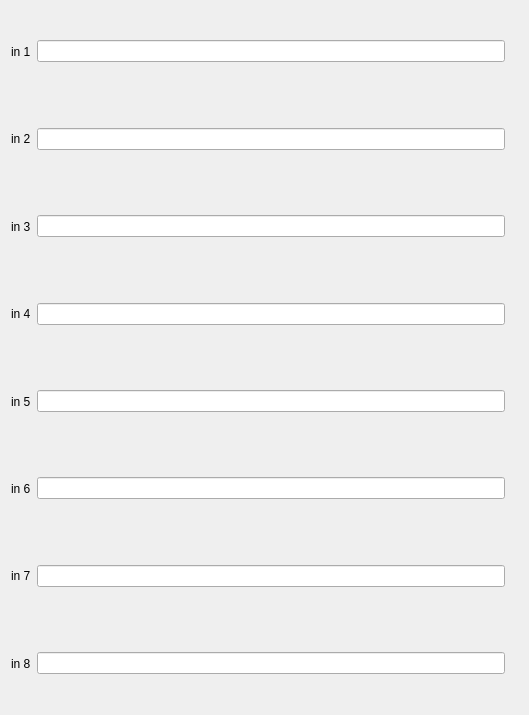
<?xml version="1.0" encoding="UTF-8"?>
<ui version="4.0">
 <class>Form</class>
 <widget class="QWidget" name="Form">
  <property name="geometry">
   <rect>
    <x>0</x>
    <y>0</y>
    <width>529</width>
    <height>715</height>
   </rect>
  </property>
  <property name="windowTitle">
   <string>Form</string>
  </property>
  <layout class="QVBoxLayout" name="verticalLayout">
   <item>
    <layout class="QHBoxLayout" name="horizontalLayout_6">
     <item>
      <widget class="QLabel" name="label_6">
       <property name="text">
        <string>in 1</string>
       </property>
      </widget>
     </item>
     <item>
      <widget class="PyDMLineEdit" name="PyDMLineEdit_6">
       <property name="toolTip">
        <string/>
       </property>
       <property name="channel" stdset="0">
        <string>ca://${SWITCH}:setOut1</string>
       </property>
      </widget>
     </item>
     <item>
      <widget class="PyDMLabel" name="pyDMLabel_6">
       <property name="toolTip">
        <string/>
       </property>
       <property name="channel" stdset="0">
        <string>ca://${SWITCH}:getChan1</string>
       </property>
      </widget>
     </item>
    </layout>
   </item>
   <item>
    <layout class="QHBoxLayout" name="horizontalLayout">
     <item>
      <widget class="QLabel" name="label">
       <property name="text">
        <string>in 2</string>
       </property>
      </widget>
     </item>
     <item>
      <widget class="PyDMLineEdit" name="PyDMLineEdit">
       <property name="toolTip">
        <string/>
       </property>
       <property name="channel" stdset="0">
        <string>ca://${SWITCH}:setOut2</string>
       </property>
      </widget>
     </item>
     <item>
      <widget class="PyDMLabel" name="pyDMLabel">
       <property name="toolTip">
        <string/>
       </property>
       <property name="channel" stdset="0">
        <string>ca://${SWITCH}:getChan2</string>
       </property>
      </widget>
     </item>
    </layout>
   </item>
   <item>
    <layout class="QHBoxLayout" name="horizontalLayout_2">
     <item>
      <widget class="QLabel" name="label_2">
       <property name="text">
        <string>in 3</string>
       </property>
      </widget>
     </item>
     <item>
      <widget class="PyDMLineEdit" name="PyDMLineEdit_2">
       <property name="toolTip">
        <string/>
       </property>
       <property name="channel" stdset="0">
        <string>ca://${SWITCH}:setOut3</string>
       </property>
      </widget>
     </item>
     <item>
      <widget class="PyDMLabel" name="pyDMLabel_2">
       <property name="toolTip">
        <string/>
       </property>
       <property name="channel" stdset="0">
        <string>ca://${SWITCH}:getChan3</string>
       </property>
      </widget>
     </item>
    </layout>
   </item>
   <item>
    <layout class="QHBoxLayout" name="horizontalLayout_3">
     <item>
      <widget class="QLabel" name="label_3">
       <property name="text">
        <string>in 4</string>
       </property>
      </widget>
     </item>
     <item>
      <widget class="PyDMLineEdit" name="PyDMLineEdit_3">
       <property name="toolTip">
        <string/>
       </property>
       <property name="channel" stdset="0">
        <string>ca://${SWITCH}:setOut4</string>
       </property>
      </widget>
     </item>
     <item>
      <widget class="PyDMLabel" name="pyDMLabel_3">
       <property name="toolTip">
        <string/>
       </property>
       <property name="channel" stdset="0">
        <string>ca://${SWITCH}:getChan4</string>
       </property>
      </widget>
     </item>
    </layout>
   </item>
   <item>
    <layout class="QHBoxLayout" name="horizontalLayout_4">
     <item>
      <widget class="QLabel" name="label_4">
       <property name="text">
        <string>in 5</string>
       </property>
      </widget>
     </item>
     <item>
      <widget class="PyDMLineEdit" name="PyDMLineEdit_4">
       <property name="toolTip">
        <string/>
       </property>
       <property name="channel" stdset="0">
        <string>ca://${SWITCH}:setOut5</string>
       </property>
      </widget>
     </item>
     <item>
      <widget class="PyDMLabel" name="pyDMLabel_4">
       <property name="toolTip">
        <string/>
       </property>
       <property name="channel" stdset="0">
        <string>ca://${SWITCH}:getChan5</string>
       </property>
      </widget>
     </item>
    </layout>
   </item>
   <item>
    <layout class="QHBoxLayout" name="horizontalLayout_5">
     <item>
      <widget class="QLabel" name="label_5">
       <property name="text">
        <string>in 6</string>
       </property>
      </widget>
     </item>
     <item>
      <widget class="PyDMLineEdit" name="PyDMLineEdit_5">
       <property name="toolTip">
        <string/>
       </property>
       <property name="channel" stdset="0">
        <string>ca://${SWITCH}:setOut6</string>
       </property>
      </widget>
     </item>
     <item>
      <widget class="PyDMLabel" name="pyDMLabel_5">
       <property name="toolTip">
        <string/>
       </property>
       <property name="channel" stdset="0">
        <string>ca://${SWITCH}:getChan6</string>
       </property>
      </widget>
     </item>
    </layout>
   </item>
   <item>
    <layout class="QHBoxLayout" name="horizontalLayout_7">
     <item>
      <widget class="QLabel" name="label_7">
       <property name="text">
        <string>in 7</string>
       </property>
      </widget>
     </item>
     <item>
      <widget class="PyDMLineEdit" name="PyDMLineEdit_7">
       <property name="toolTip">
        <string/>
       </property>
       <property name="channel" stdset="0">
        <string>ca://${SWITCH}:setOut7</string>
       </property>
      </widget>
     </item>
     <item>
      <widget class="PyDMLabel" name="pyDMLabel_7">
       <property name="toolTip">
        <string/>
       </property>
       <property name="channel" stdset="0">
        <string>ca://${SWITCH}:getChan7</string>
       </property>
      </widget>
     </item>
    </layout>
   </item>
   <item>
    <layout class="QHBoxLayout" name="horizontalLayout_8">
     <item>
      <widget class="QLabel" name="label_8">
       <property name="text">
        <string>in 8</string>
       </property>
      </widget>
     </item>
     <item>
      <widget class="PyDMLineEdit" name="PyDMLineEdit_8">
       <property name="toolTip">
        <string/>
       </property>
       <property name="channel" stdset="0">
        <string>ca://${SWITCH}:setOut8</string>
       </property>
      </widget>
     </item>
     <item>
      <widget class="PyDMLabel" name="pyDMLabel_8">
       <property name="toolTip">
        <string/>
       </property>
       <property name="channel" stdset="0">
        <string>ca://${SWITCH}:getChan8</string>
       </property>
      </widget>
     </item>
    </layout>
   </item>
  </layout>
 </widget>
 <customwidgets>
  <customwidget>
   <class>PyDMLabel</class>
   <extends>QLabel</extends>
   <header>pydm.widgets.label</header>
  </customwidget>
  <customwidget>
   <class>PyDMLineEdit</class>
   <extends>QLineEdit</extends>
   <header>pydm.widgets.line_edit</header>
  </customwidget>
 </customwidgets>
 <resources/>
 <connections/>
</ui>
